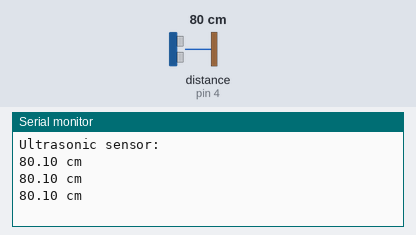
Simulated run of this sketch. Board: Arduino Uno, built with avr-gcc and run on an emulated ATmega328P. On the bench: the last lines printed to the serial monitor. Wiring (inferred from the names in the program): ultrasonic range finder: trigger pin 5; echo pin 4. Inputs (shaded band) come from the test bench; at power-on: distance to the obstacle (sensor on pin 4) 80 cm. The echo pulse lasts 58.3 µs per cm.

Above: at 1.2 s.
1.3 s: distance to the obstacle (sensor on pin 4) set to 2 cm
At 1.88 s:
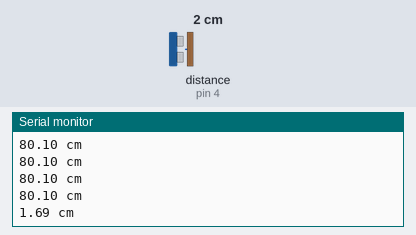
2.8 s: distance to the obstacle (sensor on pin 4) set to 4 cm
At 3.08 s:
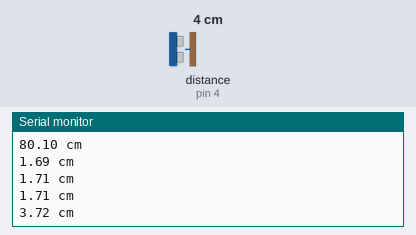
4.3 s: distance to the obstacle (sensor on pin 4) set to 120 cm
At 4.7 s:
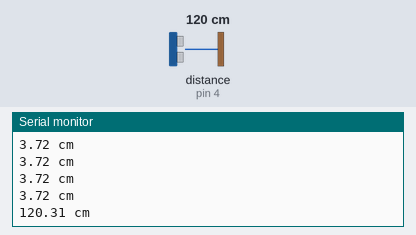
Timing chart, 0 to 7.3 s (numbered marks = the images above; inputs shaded):
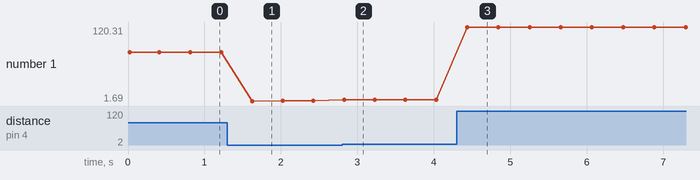

The sketch:

UltrasonicCode.ino
```cpp
const int echoPin = 4;
const int trigPin = 5;


void setup(){
  Serial.begin(9600);
  pinMode(echoPin, INPUT);
  pinMode(trigPin, OUTPUT);
  Serial.println("Ultrasonic sensor:");
}

void loop(){
  float distance = readSensorData();
  Serial.print(distance);
  Serial.println(" cm");
  delay(400);
}

float readSensorData(){
  digitalWrite(trigPin, LOW);
  delayMicroseconds(2);
  digitalWrite(trigPin, HIGH);
  delayMicroseconds(10);
  digitalWrite(trigPin, LOW);
  float distance = pulseIn(echoPin, HIGH)/58.00;  //Equivalent to (340m/s*1us)/2
  return distance;
}
```

Measured:
- after the input at 1.3 s, the serial monitor: prints a new line after 0.32 s (image 1)
- after the input at 2.8 s, the serial monitor: prints a new line at once (image 2)
- after the input at 4.3 s, the serial monitor: prints a new line after 0.14 s (image 3)
- plotted number 1: 80.1 → 1.71 after the input at 1.3 s, 1.71 → 3.72 after the input at 2.8 s, 3.72 → 120.31 after the input at 4.3 s
